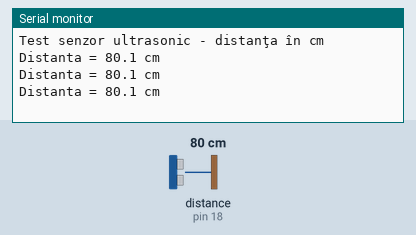
The sketch below on a simulated Arduino Uno, built with avr-gcc and run on an emulated ATmega328P. Parts: the last lines printed to the serial monitor. Wiring (inferred from the names in the program): ultrasonic range finder: trigger pin 5; echo pin 18. The test bench sets the inputs (shaded band); at power-on: distance to the obstacle (sensor on pin 18) 80 cm. The echo pulse lasts 58.3 µs per cm.

Above: at 3.2 s.
3.3 s: distance to the obstacle (sensor on pin 18) set to 2 cm
At 3.9 s:
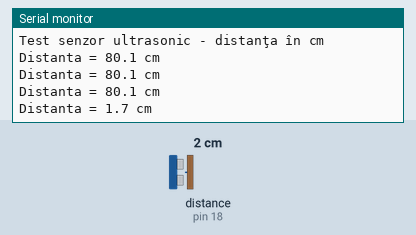
4.8 s: distance to the obstacle (sensor on pin 18) set to 4 cm
At 5.4 s:
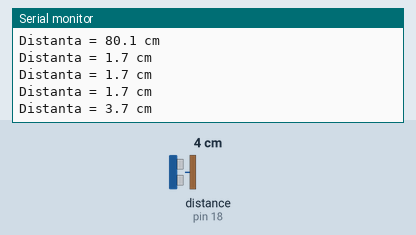
Timing chart, 0 to 7.8 s (numbered marks = the images above; inputs shaded):
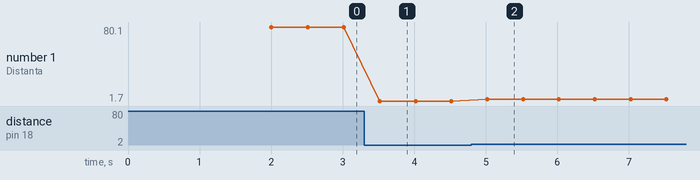

Measured:
- after the input at 3.3 s, the serial monitor: prints a new line after 0.22 s (image 1)
- after the input at 4.8 s, the serial monitor: prints a new line after 0.22 s (image 2)
- plotted number 1: 80.1 → 1.7 after the input at 3.3 s, 1.7 → 3.7 after the input at 4.8 s

The sketch:

senzor.ultrasonic.ino
```cpp
const byte PIN_TRIG = 5; //OUT
const byte PIN_ECHO = 18; //IN

void setup() {
  Serial.begin(115200);
  pinMode(PIN_TRIG, OUTPUT);
  pinMode(PIN_ECHO, INPUT);
  digitalWrite(PIN_TRIG, LOW);
  delay(2000);
  Serial.println("Test senzor ultrasonic - distanţa în cm");
}

void loop() {
  digitalWrite(PIN_TRIG, HIGH);
  delayMicroseconds(10); //impuls TRIG 10 µs
  digitalWrite(PIN_TRIG, LOW);

  long durata = pulseIn(PIN_ECHO, HIGH, 30000);   // timeout 30 ms
  if (durata == 0) {
    Serial.println("Fără ecou (prea departe sau timeout)");
  } else {
    float distanta = durata / 58.0;
    Serial.print("Distanta = ");
    Serial.print(distanta, 1);
    Serial.println(" cm");
  }
  delay(500);
}
```
